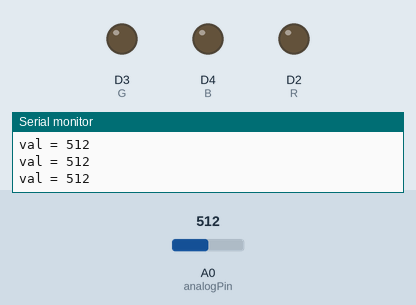
The sketch below on a simulated ESP8266 (NodeMCU). Parts: output pins drawn as LEDs (lit = HIGH), the last lines printed to the serial monitor. Inputs (shaded band) come from the test bench; at power-on: A0 (analogPin) = 512.

Above: at 1.2 s.
1.3 s: A0 (analogPin) set to 483
At 2.0 s:
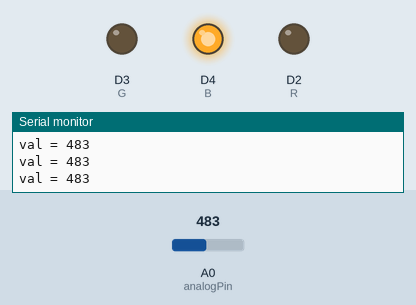
2.8 s: A0 (analogPin) set to 510
At 3.1 s:
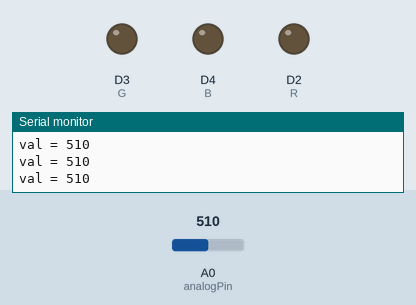
5.8 s: A0 (analogPin) set to 490
At 6.6 s:
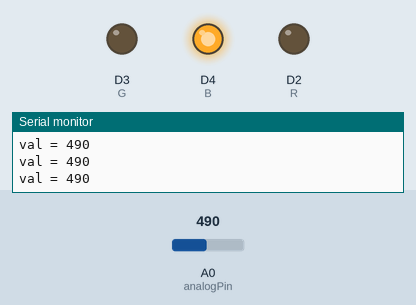
Timing chart, 0 to 8.8 s (numbered marks = the images above; inputs shaded):
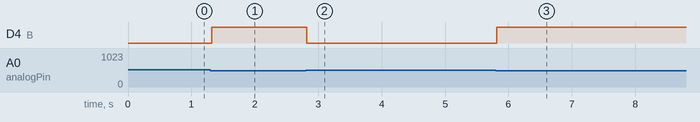

Measured:
- the behaviour switches between 500 and 499 on A0 (analogPin) (found by bisection; images 0 and 1)
- after the input at 1.3 s, D4 (B): LOW → HIGH at once
- after the input at 2.8 s, D4 (B): HIGH → LOW at once
- after the input at 5.8 s, D4 (B): LOW → HIGH at once

The sketch:

3-2-2.ino
```cpp
int R = D2;
int G = D3;
int B = D4;
int analogPin = A0; //ประกาศตัวแปร ให้ analogPin แทนขา analog ขาที่5
int val = 0;
void setup() {
pinMode(R, OUTPUT);
pinMode(G, OUTPUT);
pinMode(B, OUTPUT);
Serial.begin(9600);

}

void loop() {
   val = analogRead(analogPin);  //อ่านค่าสัญญาณ analog ขา5 ที่ต่อกับ LDR
  Serial.print("val = "); // พิมพ์ข้อมความส่งเข้าคอมพิวเตอร์ "val = "
  Serial.println(val); // พิมพ์ค่าของตัวแปร val
  if(val>800 ){
    analogWrite(R, 255);
    analogWrite(G, 0);
    analogWrite(B, 0);
  }
  if(val>600 && val<=700){
    analogWrite(R, 0);
    analogWrite(G, 255);
    analogWrite(B, 0);
  }
  if(val<500 ){
    analogWrite(R, 0);
    analogWrite(G, 0);
    analogWrite(B, 255);
  }
  else{
analogWrite(B, 0);
analogWrite(R, 0);
analogWrite(G, 0);
  }

}
```
